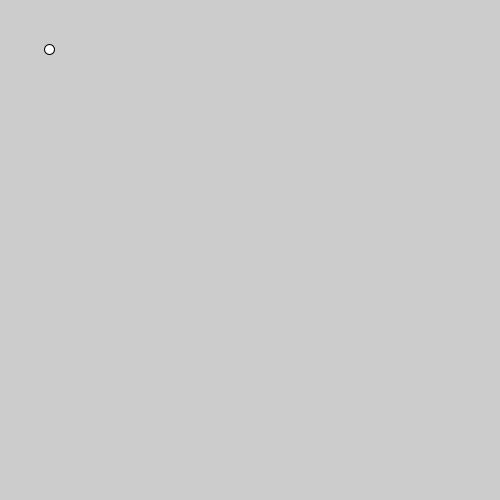
Frame 1 (no input)
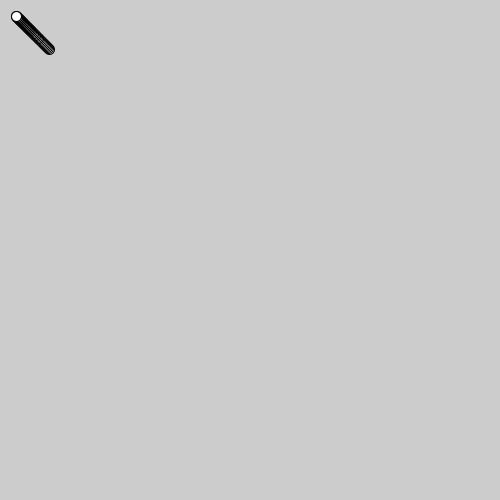
Frame 60 (the mouse pressed at the canvas centre just before this capture)
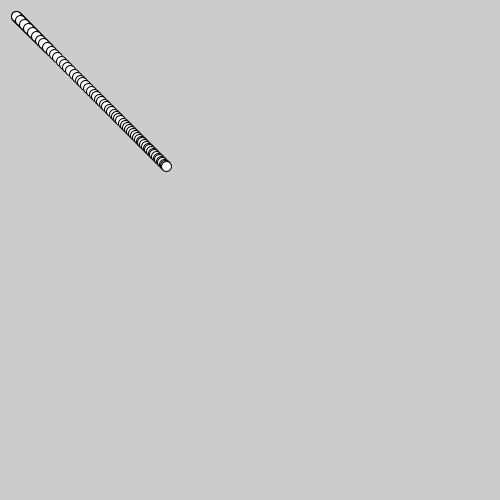
Frame 120 (the mouse held since frame 60 and released just before this capture)

The Processing sketch that drew these frames (run headless with seeded random() and noise(); from frame 60 on, the mouse is pressed at the canvas centre):

// Processing sketch: processing_105047
// ── processing_105047.pde

//barbara compagnoni ball following mouse with delay
int counter = 0; //defines and sets counter to 0
float time; //defines time
float xDist; //defines x distance
float yDist; //defines y distance
float xPos = height/2; //sets x position in centre
float yPos = width/2; //sets y position in centre

void setup (){
    size (500, 500); //frame size 500 x 500
   
}

void draw (){ //begins draw function
  frameRate (60); //sets frame rate to 60
  yDist = mouseY-yPos; //calculates the distance from y position to the mouse y position
  xDist = mouseX-xPos; //calculates the distance from x position to the mouse x position
  xPos = xPos+xDist/frameRate; //adds a small fraction of the x distance to the x position
  yPos = yPos+yDist/frameRate; //adds a small fraction of the y distance to the x position

  counter++; //adds one to the counter each time it runs
  time = counter/frameRate; //sets time equal to the counter/framerate to get the second.milliseconds
  println (time); //prints time
  
  ellipse(xPos, yPos , 10, 10); //draws ellipse with a trail using the x position and y position of the mouse
}


  
